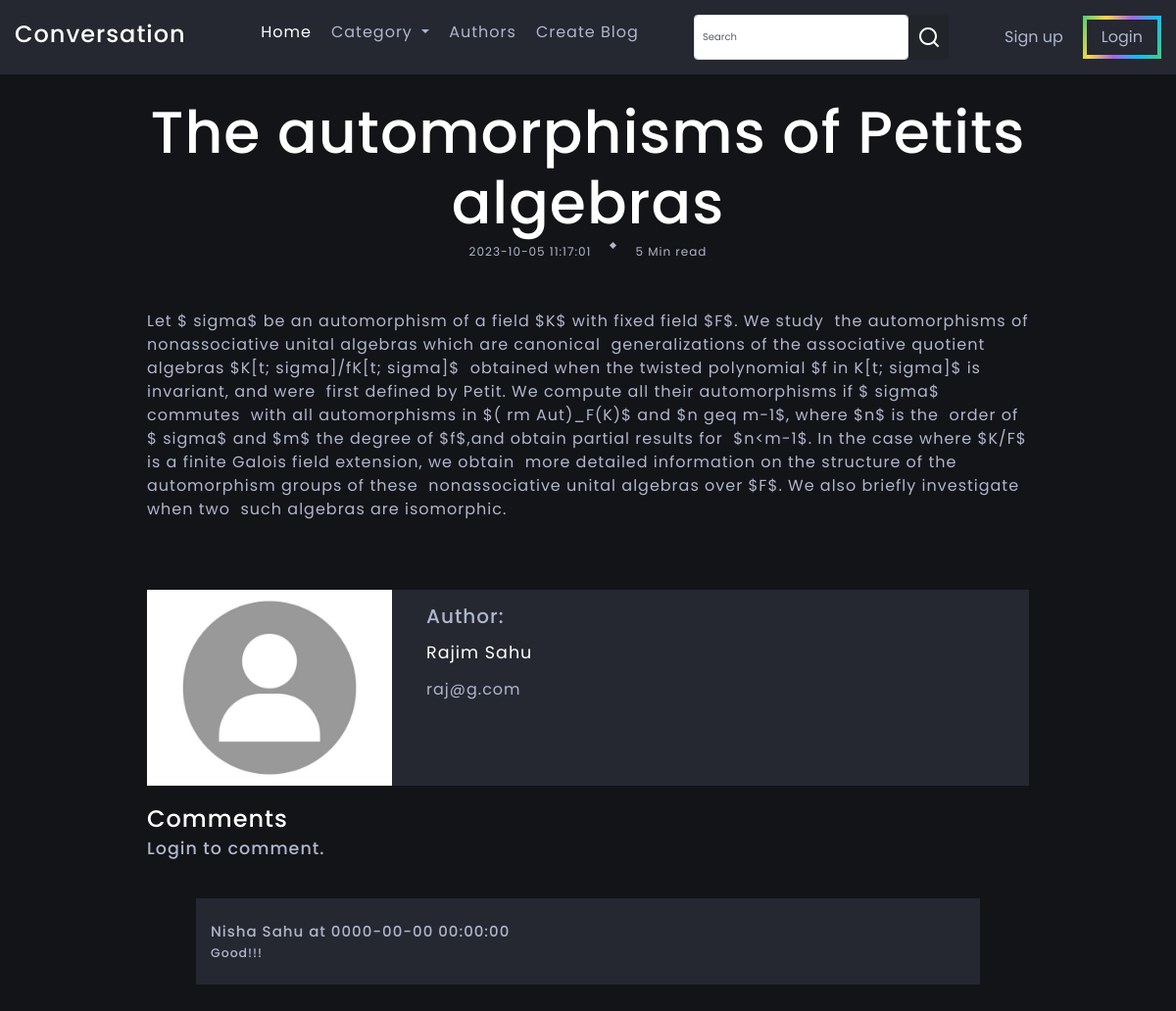
Page /post.php?blogid=1 on the committed database.
### tables this page shows
CREATE TABLE `blog_details` (
  `b_id` int(50) NOT NULL,
  `b_title` text NOT NULL,
  `b_min_read` int(11) NOT NULL,
  `b_description` text NOT NULL,
  `b_date` datetime NOT NULL DEFAULT current_timestamp(),
  `b_category` int(11) NOT NULL,
  `category_tag` varchar(50) NOT NULL,
  `b_user_id` int(7) NOT NULL
);

CREATE TABLE `signup` (
  `signup_id` int(11) NOT NULL,
  `user_name` varchar(255) NOT NULL,
  `user_email` varchar(255) NOT NULL,
  `date` datetime(6) NOT NULL,
  `location` varchar(50) NOT NULL,
  `password` varchar(10) NOT NULL
);

CREATE TABLE `comments` (
  `c_id` int(8) NOT NULL,
  `c_desc` text NOT NULL,
  `c_user_id` int(50) NOT NULL,
  `c_post_id` int(10) NOT NULL,
  `c_date` datetime NOT NULL DEFAULT current_timestamp()
);

### post.php (the view, shortened to what this page needs)
<html lang="en">
<head>
    <link href="https://cdn.jsdelivr.net/npm/remixicon@2.5.0/fonts/remixicon.css" rel="stylesheet">
    <link href="https://cdn.jsdelivr.net/npm/bootstrap@5.3.0/dist/css/bootstrap.min.css" rel="stylesheet"
>
    <link rel="stylesheet" href="./assets/css/swiper-bundle.min.css" />
    <link rel="stylesheet" href="./assets/css/main.css">
</head>
<body>
    <?php include '_dbconnect.php'; ?>
    <?php include 'header.php'; ?>
    <section class="blog-post section-header-offset">
        <div class="blog-post-container container">
            <?php
            $id = $_GET['blogid'];
            $sql = "SELECT * FROM `blog_details` WHERE  b_id=$id";
            $result = mysqli_query($conn, $sql);
            while ($row = mysqli_fetch_assoc($result)) {
                $title = $row['b_title'];
                $blog = $row['b_description'];
                $date = $row['b_date'];
                $min = $row['b_min_read'];
                $user_id = $row['b_user_id'];
                echo '
            <div class="blog-post-data">
                <h3 class="title blog-post-title">' . $title . '</h3>
                <div class="article-data">
                    <span>' . $date . '</span>
                    <span class="article-data-spacer"></span>
                    <span>' . $min . ' Min read</span>
                </div>
            </div>
            <div class="container">';
                echo nl2br(str_replace('  ', ' &nbsp;', htmlspecialchars($blog)));
            }
            ?>
            <div class="author d-grid">
                <div class="author-image-box">
                    <img src="assets/images/profile.jpg" alt="" class="article-image">
                </div>
                <div class="author-about">
                    <h2>Author:</h2>
                    <?php
                    $u_id = $user_id;
                    $sql1 = "SELECT * FROM `signup` WHERE  signup_id=$u_id";
                    $result1 = mysqli_query($conn, $sql1);
                    while ($row1 = mysqli_fetch_assoc($result1)) {
                        $user_name = $row1['user_name'];
                        $user_email = $row1['user_email'];
                        echo '
                        <h3 class="author-name">' . $user_name . '</h3>
                        <p>' . $user_email . '</p>
                            ';
                    }
                    ?>
                </div>
            </div>
            <div>
                <h2 class="logo">Comments</h2>
                <?php
                if (isset($_SESSION['useremail']) && $_SESSION['loggedin'] == true) {
                    echo '
            <form action="' . $_SERVER["REQUEST_URI"] . '"  method="POST">
            <label for="Text">' . $_SESSION['username'] . '</label>
            <div class="mb-3">
            <input type="text" class="form-input" id="blog" name="blog" placeholder="Write your views">
             </div>
                <input type="hidden" name="sno" value="' . $_SESSION['sno'] . '">
            <button class="list-link"  type="submit">
                Post comment
            </button>
            </form>
   ';
                } else {
                    echo '
    <div class="form-group">
    <h3>Login to comment.</h3>
    </div>';
                }
                ?>
            </div>
            <?php
            $id = $_GET['blogid'];
            $sql = "SELECT * FROM `comments` WHERE c_post_id='$id'";
            $run = mysqli_query($conn, $sql);
            while ($row = mysqli_fetch_assoc($run)) {
                $desc = $row['c_desc'];
                $date = $row['c_date'];
                $c_user_id = $row['c_user_id'];
                $sql_query = "SELECT user_name FROM `signup` WHERE  signup_id='$c_user_id'";
                $result_query = mysqli_query($conn, $sql_query);
                $row4 = mysqli_fetch_assoc($result_query);
                echo '<blockquote class="quote1">
            <div class="media my-3">
                       <h4>' . $row4['user_name'] . ' at ' . $date . '</h4>
                      <div class="media-body">
                        <h5> ' . $desc . '  </h5>
                       </div>
                   </div></blockquote>';
            }
            ?>
        </div>
    </section>
</body>
</html>

### assets/css/main.css (style rules this page uses)
:root { --light-color: #fff; --light-color-alt: #afb6cd; --primary-background-color: #131417; --secondary-background-color: #252830; --hover-light-color: var(--light-color); --hover-dark-color: var(--primary-background-color); --gradient-color: linear-gradient(115deg, #4fcf70, #fad648, #a767e5, #12bcfe, #44ce7b); --transparent-light-color: rgba(255, 255, 255, .05); --transparent-dark-color: rgba(0, 0, 0, .75); --font-family: 'Poppins', sans-serif; --font-size-xsm: 1.2rem; --font-size-sm: 1.6rem; --font-size-md: 2.4rem; --font-size-lg: 3rem; --font-size-xl: 4rem; --gap: 2rem; --margin-sm: 2rem; --margin-md: 3rem; --item-min-height-sm: 20rem; --item-min-height-md: 30rem; }
* { margin: 0; padding: 0; box-sizing: border-box; }
html { font-size: 62.5%; }
body { font-family: var(--font-family); font-size: var(--font-size-sm); color: var(--light-color-alt); background-color: var(--primary-background-color); letter-spacing: 1px; transition: background-color .25s, color .25s; }
img { max-width: 100%; }
.container { max-width: 160rem; margin: 0 auto; padding: 0 1.5rem; }
.d-grid { display: grid; }
.logo { font-size: var(--font-size-md); color: var(--light-color); }
.section-header-offset { margin-top: 7.4rem; }
.article-image { position: absolute; width: 100%; height: 100%; object-fit: cover; transition: transform .25s; }
.article-data { display: flex; gap: var(--gap); font-size: var(--font-size-xsm); margin-bottom: 1rem; }
.article-data-spacer { width: .5rem; height: .5rem; background-color: var(--light-color-alt); transform: rotate(45deg); }
.title { color: var(--light-color); }
.blog-post { padding-bottom: 5rem; }
.blog-post-data { display: flex; flex-direction: column; align-items: center; text-align: center; padding-block: 2.5rem; }
.blog-post-title { font-size: clamp(3rem, 5vw, 6rem); }
.blog-post-data .article-data { margin-bottom: 2.5rem; }
.blog-post-container .container { max-width: 90rem; padding: 0; display: flex; flex-direction: column; gap: var(--gap); }
.author { margin-top: 5rem; gap: var(--gap); }
.author { background-color: var(--secondary-background-color); }
.author-image-box { position: relative; height: var(--item-min-height-sm); }
.author-about { padding: 1.5rem; display: flex; flex-direction: column; gap: 1rem; }
.author-name { color: var(--light-color); font-weight: 400; }
.author-about p { max-width: 50rem; margin-bottom: 1rem; }
@media screen and (min-width: 700px) { .author { grid-template-columns: 25rem 1fr; } }
.form-input, .form-group { margin-bottom: 1rem; }
.quote1 { background-color: var(--secondary-background-color); padding: 1.5rem; margin: 1rem 5rem; }

### rows in the picture
blog_details: b_title "The automorphisms of Petits algebras", b_date "2023-10-05 11:17:01", b_min_read "5", b_description "Let $ sigma$ be an automorphism of a field $K$ with fixed field $F$. We study the automorphisms of nonassociative unital algebras which are canonical generalizations of the associative quotient algebras $K[t; sigma]/fK[t; sigma]$ obtained when the twisted polynomial $f in K[t; sigma]$ is invariant, and were first defined by Petit. We compute all their automorphisms if $ sigma$ commutes with all automorphisms in $( rm Aut)_F(K)$ and $n geq m-1$, where $n$ is the order of $ sigma$ and $m$ the degree of $f$,and obtain partial results for $n<m-1$. In the case where $K/F$ is a finite Galois field extension, we obtain more detailed information on the structure of the automorphism groups of these…"
signup: user_name "Rajim Sahu", user_email "raj@g.com"
comments: signup.user_name "Nisha Sahu", c_date "0000-00-00 00:00:00", c_desc "Good!!!"
